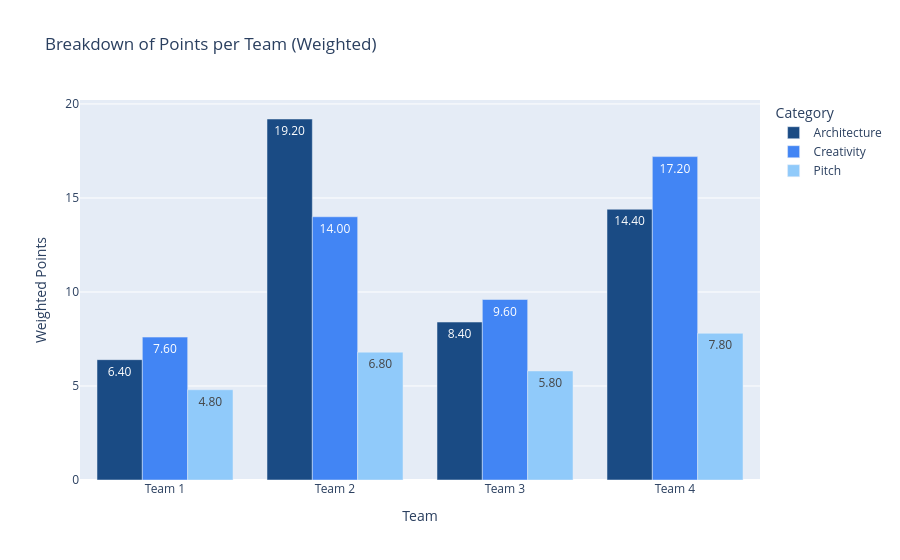

The notebook cell this image was saved under:
### Markdown cell above
## 4. Visualizations

### Code cell
df_melted = df_scores.melt(id_vars=["Team", "Total Weighted Score", "Investment"], 
                           value_vars=["Architecture", "Creativity", "Pitch"],
                           var_name="Category", value_name="Weighted Points")

fig1 = px.bar(df_melted, x="Team", y="Weighted Points", color="Category", 
             barmode="group", title="Breakdown of Points per Team (Weighted)",
             text_auto='.2f', color_discrete_sequence=["#1A4B84", "#4285F4", "#90CAFA"])
fig1.show()

### Figure 1 — Plotly figure (JSON) as saved in the notebook; plotly's stock layout.template omitted (floating-point values rounded to 4 significant figures)
{"data": [{"alignmentgroup": "True", "hovertemplate": "Category=Architecture<br>Team=%{x}<br>Weighted Points=%{y}<extra></extra>", "legendgroup": "Architecture", "marker": {"color": "#1A4B84", "pattern": {"shape": ""}}, "name": "Architecture", "offsetgroup": "Architecture", "orientation": "v", "showlegend": true, "textposition": "auto", "texttemplate": "%{y:.2f}", "type": "bar", "x": ["Team 1", "Team 2", "Team 3", "Team 4"], "xaxis": "x", "y": [6.4, 19.2, 8.4, 14.4], "yaxis": "y"}, {"alignmentgroup": "True", "hovertemplate": "Category=Creativity<br>Team=%{x}<br>Weighted Points=%{y}<extra></extra>", "legendgroup": "Creativity", "marker": {"color": "#4285F4", "pattern": {"shape": ""}}, "name": "Creativity", "offsetgroup": "Creativity", "orientation": "v", "showlegend": true, "textposition": "auto", "texttemplate": "%{y:.2f}", "type": "bar", "x": ["Team 1", "Team 2", "Team 3", "Team 4"], "xaxis": "x", "y": [7.6, 14.0, 9.6, 17.2], "yaxis": "y"}, {"alignmentgroup": "True", "hovertemplate": "Category=Pitch<br>Team=%{x}<br>Weighted Points=%{y}<extra></extra>", "legendgroup": "Pitch", "marker": {"color": "#90CAFA", "pattern": {"shape": ""}}, "name": "Pitch", "offsetgroup": "Pitch", "orientation": "v", "showlegend": true, "textposition": "auto", "texttemplate": "%{y:.2f}", "type": "bar", "x": ["Team 1", "Team 2", "Team 3", "Team 4"], "xaxis": "x", "y": [4.8, 6.8, 5.8, 7.8], "yaxis": "y"}], "layout": {"barmode": "group", "legend": {"title": {"text": "Category"}, "tracegroupgap": 0}, "title": {"text": "Breakdown of Points per Team (Weighted)"}, "xaxis": {"anchor": "y", "domain": [0, 1], "title": {"text": "Team"}}, "yaxis": {"anchor": "x", "domain": [0, 1], "title": {"text": "Weighted Points"}}}}
